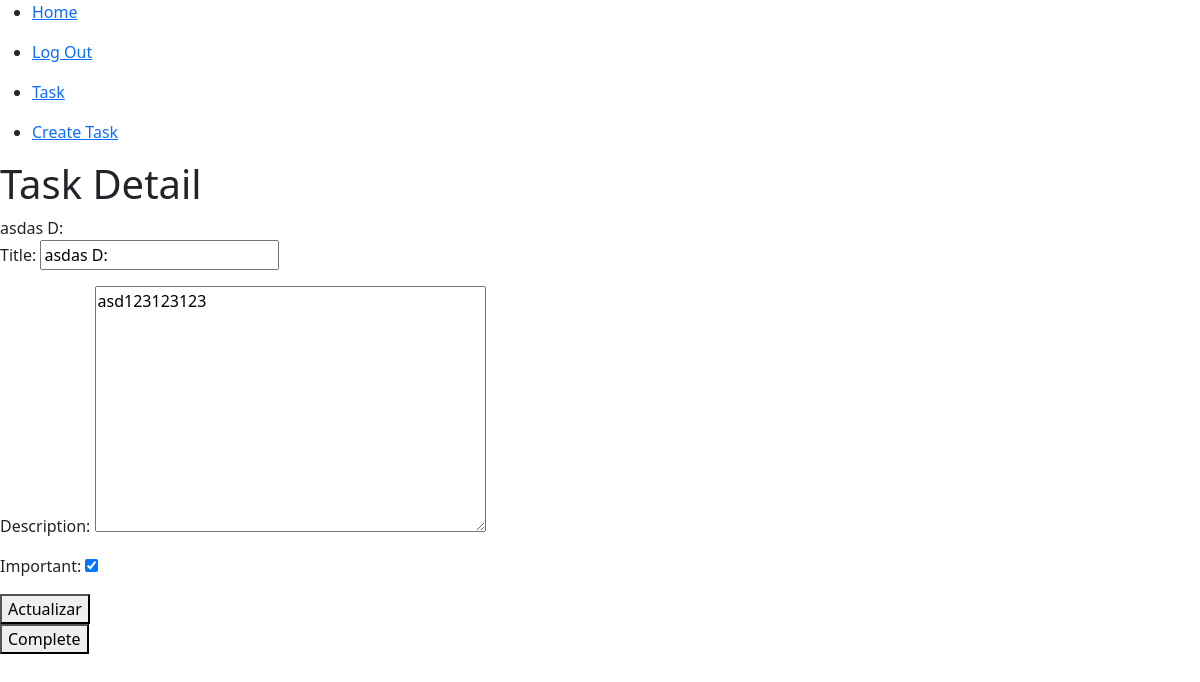
The app's page /task_detail/3 (signed in) with its own data.
### tasks/models.py (models this page shows, shortened)
class Task(models.Model):
    title = models.CharField(max_length=200)
    description = models.TextField(blank=True)
    created = models.DateTimeField(auto_now_add=True)
    datecompleted = models.DateTimeField(null=True, blank=True)
    important = models.BooleanField(default=False)
    user = models.ForeignKey(User, on_delete=models.CASCADE)

### tasks/views.py (the view, shortened to what this page needs)
# urls.py: path("task_detail/<int:task_id>", views.task_detail, name="task_detail"),
def task_detail(request, task_id):
    if request.method == "GET":
        task = get_object_or_404(Task, pk=task_id, user=request.user)
        form = TaskForm(instance=task)
        return render(request, "task_detail.html", {"task": task, "form": form})

### tasks/forms.py
class TaskForm(ModelForm):
    class Meta:
        model = Task
        fields = ["title", "description", "important"]

### tasks/templates/task_detail.html (shortened to what this page needs)
{% extends 'layouts/base.html' %}
{% block content %}
  <h1>Task Detail</h1>
  {{ task.title }}
  <form method="POST">
    {{ form.as_p }}
    <button>Actualizar</button>
  </form>
  <form action="{% url 'complete_task' task_id %}" method="POST">
    <button>Complete</button>
  </form>
{% endblock %}

### records on screen
Task: title "asdas D:", description "asd123123123", important "☑"
